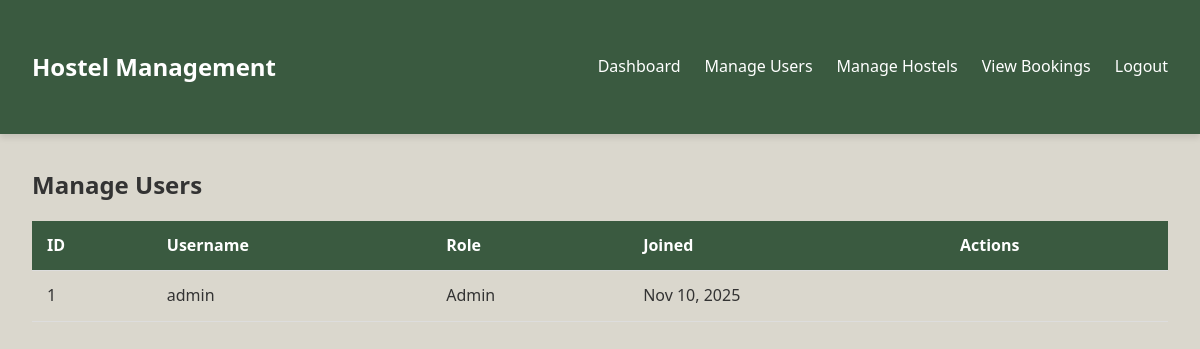
/users.php (signed in), run on the app's committed database.
### tables this page shows
CREATE TABLE IF NOT EXISTS users (
    id INT AUTO_INCREMENT PRIMARY KEY,
    username VARCHAR(50) NOT NULL UNIQUE,
    password VARCHAR(255) NOT NULL,
    role VARCHAR(20) DEFAULT 'user',
    email VARCHAR(100),
    full_name VARCHAR(100),
    phone VARCHAR(20),
    created_at TIMESTAMP DEFAULT CURRENT_TIMESTAMP,
    updated_at TIMESTAMP DEFAULT CURRENT_TIMESTAMP ON UPDATE CURRENT_TIMESTAMP
);

### users.php (the view, shortened to what this page needs)
<?php
require 'config.php';
$users = $pdo->query("SELECT * FROM users ORDER BY created_at DESC")->fetchAll();
?>
<!DOCTYPE html>
<html>
<head>
    <link rel="stylesheet" href="style.css">
</head>
<body>
    <header>
        <div class="container header-content">
            <div class="logo">Hostel Management</div>
            <nav>
                <ul>
                    <li><a href="admin_panel.php">Dashboard</a></li>
                    <li><a href="users.php">Manage Users</a></li>
                    <li><a href="hostels.php">Manage Hostels</a></li>
                    <li><a href="bookings.php">View Bookings</a></li>
                    <li><a href="logout.php">Logout</a></li>
                </ul>
            </nav>
        </div>
    </header>
    <div class="container">
        <h2>Manage Users</h2>
        <div class="table-responsive">
            <table>
                <thead>
                    <tr>
                        <th>ID</th>
                        <th>Username</th>
                        <th>Role</th>
                        <th>Joined</th>
                        <th>Actions</th>
                    </tr>
                </thead>
                <tbody>
                    <?php foreach ($users as $user): ?>
                    <tr>
                        <td><?= $user['id'] ?></td>
                        <td><?= htmlspecialchars($user['username']) ?></td>
                        <td><?= ucfirst($user['role']) ?></td>
                        <td><?= date('M j, Y', strtotime($user['created_at'])) ?></td>
                        <td>
                        </td>
                    </tr>
                    <?php endforeach; ?>
                </tbody>
            </table>
        </div>
    </div>
</body>
</html>

### style.css (style rules this page uses)
:root { --primary: #3a5a40; --secondary: #588157; --accent: #a3b18a; --light: #dad7cd; --dark: #344e41; --white: #ffffff; --black: #333333; --shadow: 0 4px 6px rgba(0, 0, 0, 0.1); }
* { margin: 0; padding: 0; box-sizing: border-box; font-family: 'Segoe UI', Tahoma, Geneva, Verdana, sans-serif; }
body { background-color: var(--light); color: var(--black); line-height: 1.6; min-height: 100vh; }
body::before { content: ''; position: fixed; top: 0; left: 0; width: 100%; height: 100%; background-image: url('https://images.unsplash.com/photo-1518562180175-34a163b1a9a9?ixlib=rb-1.2.1&auto=format&fit=crop&w=1350&q=80'); background-size: cover; background-position: center; opacity: 0.1; z-index: -1; }
.container { width: 100%; max-width: 1200px; margin: 0 auto; padding: 2rem; }
header { background-color: var(--primary); color: var(--white); padding: 1rem 0; box-shadow: var(--shadow); }
.header-content { display: flex; justify-content: space-between; align-items: center; }
.logo { font-size: 1.5rem; font-weight: bold; }
nav ul { display: flex; list-style: none; }
nav ul li { margin-left: 1.5rem; }
nav ul li a { color: var(--white); text-decoration: none; font-weight: 500; transition: all 0.3s ease; }
.table-responsive { overflow-x: auto; }
table { width: 100%; border-collapse: collapse; margin: 1rem 0; }
th, td { padding: 12px 15px; text-align: left; border-bottom: 1px solid #ddd; }
th { background-color: var(--primary); color: white; }

### data on the page
users: id "1", username "admin", role "Admin", created_at "Nov 10, 2025"
